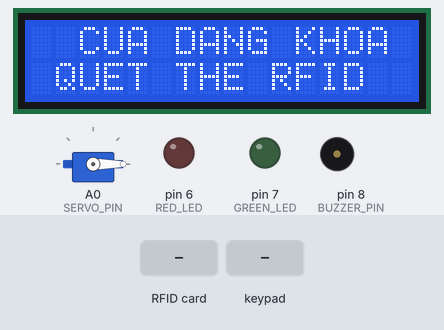
Simulated run of this sketch. Board: Arduino Uno, built with avr-gcc and run on an emulated ATmega328P. On the bench: 16×2 character LCD, servo, output pins drawn as LEDs (lit = HIGH), buzzer (waves = sounding, pin HIGH). The inputs (shaded band) are chosen by the test bench. Pins used as bus, display or sensor lines are not drawn; what the sketch prints to the serial monitor is not drawn.

Above: at 1.3 s.
1.4 s: RFID card D0 95 DB 5F held to the reader
At 3.7 s:
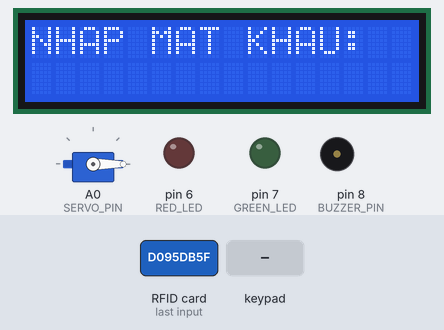
4.0 s: keypad keys 1 2 3 4 pressed 0.4 s apart
At 6.8 s:
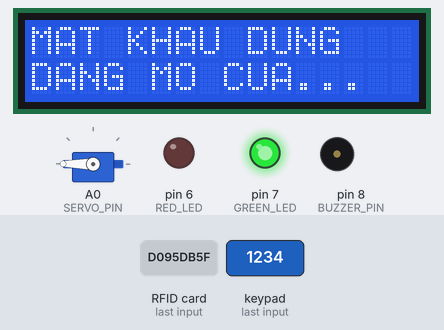
7.1 s: RFID card 5E 7A 19 C4 held to the reader
At 9.8 s:
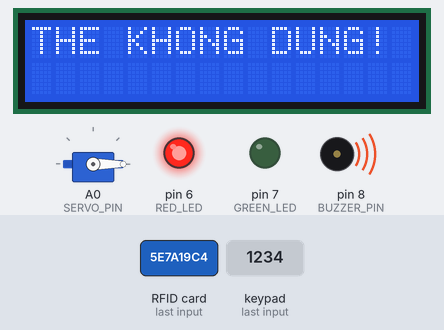
Timing chart, 0 to 12.5 s (numbered marks = the images above; inputs shaded):
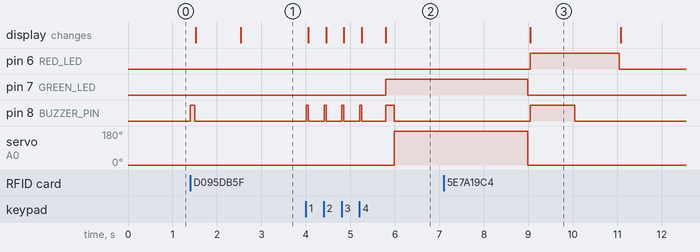

The sketch:

BLKLab_PRJ14_Cach_Lam_Khoa_Cua_RFID_Bang_Arduino.ino
```cpp
/*
 * ===================================================================================================================*
 *                                                  BANLINHKIEN.COM
 * ===================================================================================================================*
 *                                           Khóa cửa RFID sử dụng Arduino
 * Đấu nối:
 + LCD 1602 I2C:
  -SDA: nối với chân SDA của LCD
  -SCL: nối với chân SCL của LCD
 + Động cơ Servo:
  -A0: nối với dây cam của động cơ servo
 + Còi buzzer:
  -D8: nối với chân dương của còi buzzer
 + Led:
  -D6: nối với chân dương của led red
  -D7: nối với chân dương của led green
 + Keypad 4x4:
  -D5: nối với chân hàng 1 của keypad 4x4
  -D4: nối với chân hàng 2 của keypad 4x4
  -D3: nối với chân hàng 3 của keypad 4x4
  -D2: nối với chân hàng 4 của keypad 4x4
  -A3: nối với chân cột 1 của keypad 4x4
  -A2: nối với chân cột 2 của keypad 4x4
  -A1: nối với chân cột 3 của keypad 4x4
  -không sử dụng cột 4 với các ký tự A,B,C,D
 */
#include <SPI.h>              // Thư viện giao tiếp ngoại vi nối tiếp (cho RFID)
#include <MFRC522.h>          // Thư viện điều khiển module RFID RC522
#include <LiquidCrystal_I2C.h>// Thư viện điều khiển màn hình LCD qua giao tiếp I2C
#include <Keypad.h>           // Thư viện xử lý ma trận phím
#include <Servo.h>            // Thư viện điều khiển động cơ Servo

// --- ĐỊNH NGHĨA CÁC CHÂN CẮM (PIN ASSIGNMENT) ---
#define RST_PIN     9         // Chân Reset của module RFID
#define SS_PIN      10        // Chân Slave Select (SDA) của module RFID
#define SERVO_PIN   A0        // Chân điều khiển Servo (sử dụng Analog làm Digital)
#define BUZZER_PIN  8         // Chân còi báo động
#define RED_LED     6         // Chân LED đỏ (Báo lỗi/Từ chối)
#define GREEN_LED   7         // Chân LED xanh (Thành công/Mở cửa)

// --- KHỞI TẠO ĐỐI TƯỢNG (OBJECT INITIALIZATION) ---
MFRC522 mfrc522(SS_PIN, RST_PIN);     // Khởi tạo thực thể cho RFID
LiquidCrystal_I2C lcd(0x27, 16, 2);   // Địa chỉ I2C 0x27, màn hình 16 cột 2 dòng
Servo sg90;                           // Đối tượng điều khiển động cơ Servo

// --- CẤU HÌNH DỮ LIỆU BẢO MẬT ---
String tagUID = "D0 95 DB 5F";        // UID thẻ chủ (Cần thay đổi theo thẻ thực tế)
char initial_password[5] = "1234";    // Mật khẩu lưu trữ (4 ký tự + ký tự kết thúc)
char password_input[5];               // Bộ đệm lưu trữ các phím vừa nhấn
uint8_t pass_index = 0;               // Biến đếm vị trí ký tự đang nhập

// --- CẤU HÌNH MA TRẬN PHÍM (KEYPAD SETUP) ---
const byte ROWS = 4; // 4 hàng
const byte COLS = 4; // 4 cột (Lưu ý: Bạn đang khai báo 3 chân cắm ở dưới, đây là lỗi tiềm ẩn)
char keys[ROWS][COLS] = {
  {'1','2','3','A'},
  {'4','5','6','B'},
  {'7','8','9','C'},
  {'*','0','#','D'}
};
byte rowPins[ROWS] = {5, 4, 3, 2};    // Chân nối với hàng (R1, R2, R3, R4)
byte colPins[COLS] = {A3, A2, A1};    // Chân nối với cột (C1, C2, C3) - Cần 4 chân nếu dùng 4x4
Keypad keypad = Keypad(makeKeymap(keys), rowPins, colPins, ROWS, COLS);

// --- BIẾN QUẢN LÝ TRẠNG THÁI (STATE MANAGEMENT) ---
boolean RFIDMode = true;              // true: Đang chờ quét thẻ | false: Đang chờ nhập mã
boolean updateLCD = true;             // Cờ hiệu để cập nhật nội dung LCD (tránh nhấp nháy)

void setup() {
  Serial.begin(9600);                 // Khởi tạo Serial Monitor để debug
  SPI.begin();                        // Khởi tạo bus SPI
  mfrc522.PCD_Init();                 // Khởi tạo module RFID

  lcd.init();                         // Khởi tạo màn hình LCD
  lcd.backlight();                    // Bật đèn nền LCD

  sg90.attach(SERVO_PIN);             // Gắn chân điều khiển cho Servo
  sg90.write(0);                      // Thiết lập góc quay ban đầu (Cửa đóng)

  pinMode(BUZZER_PIN, OUTPUT);        // Thiết lập chân đầu ra cho Còi
  pinMode(RED_LED, OUTPUT);           // Thiết lập chân đầu ra cho LED Đỏ
  pinMode(GREEN_LED, OUTPUT);         // Thiết lập chân đầu ra cho LED Xanh

  Serial.println(F("He thong san sang...")); // F() giúp tiết kiệm bộ nhớ RAM
}

void beep(int duration) {
  digitalWrite(BUZZER_PIN, HIGH);
  delay(duration);
  digitalWrite(BUZZER_PIN, LOW);
}

void unlock() {
  lcd.clear();
  lcd.setCursor(0, 0);
  lcd.print("MAT KHAU DUNG");
  lcd.setCursor(0, 1);
  lcd.print("DANG MO CUA...");

  digitalWrite(GREEN_LED, HIGH);      // Bật LED xanh báo hiệu
  beep(200);                          // Bíp xác nhận
  sg90.write(180);                    // Quay Servo đến góc 180 độ để mở khóa
  delay(3000);                        // Giữ cửa mở trong 3 giây

  sg90.write(0);                      // Tự động đóng cửa sau khi hết thời gian
  digitalWrite(GREEN_LED, LOW);

  // Reset trạng thái về ban đầu để đón người tiếp theo
  RFIDMode = true;
  updateLCD = true;
  pass_index = 0;
}

void accessDenied(String msg) {
  lcd.clear();
  lcd.setCursor(0, 0);
  lcd.print(msg);
  digitalWrite(RED_LED, HIGH);        // Bật LED đỏ báo lỗi
  beep(1000);                         // Báo động kéo dài 1 giây
  delay(1000);
  digitalWrite(RED_LED, LOW);

  // Reset trạng thái quay lại bước quét thẻ
  RFIDMode = true;
  updateLCD = true;
  pass_index = 0;
}

void loop() {
  // --- CHẾ ĐỘ 1: QUÉT THẺ RFID ---
  if (RFIDMode) {
    if (updateLCD) {
      lcd.clear();
      lcd.print("  CUA DANG KHOA ");
      lcd.setCursor(0, 1);
      lcd.print(" QUET THE RFID  ");
      updateLCD = false;
    }

    // Kiểm tra xem có thẻ mới được đưa vào đầu đọc hay không
    if (!mfrc522.PICC_IsNewCardPresent() || !mfrc522.PICC_ReadCardSerial()) return;

    // Tiến hành đọc UID từ thẻ
    String readUID = "";
    for (byte i = 0; i < mfrc522.uid.size; i++) {
      // Định dạng HEX: Thêm số 0 nếu giá trị nhỏ hơn 16 để đủ 2 ký tự
      readUID.concat(String(mfrc522.uid.uidByte[i] < 0x10 ? "0" : ""));
      readUID.concat(String(mfrc522.uid.uidByte[i], HEX));
      if (i < mfrc522.uid.size - 1) readUID.concat(" "); // Thêm dấu cách giữa các byte
    }
    readUID.toUpperCase(); // Chuyển sang chữ hoa để so sánh

    Serial.print(F("The vua quet: "));
    Serial.println(readUID);

    // So sánh UID đọc được với UID chủ đã lưu
    if (readUID == tagUID) {
      beep(100);
      lcd.clear();
      lcd.print("THE CHINH XAC!");
      delay(1000);
      lcd.clear();
      lcd.print("NHAP MAT KHAU:");
      lcd.setCursor(0, 1);
      RFIDMode = false; // Chuyển sang chế độ nhập Keypad
    } else {
      accessDenied("THE KHONG DUNG!");
    }
  }

  // --- CHẾ ĐỘ 2: NHẬP MẬT MÃ QUA KEYPAD ---
  else {
    char key = keypad.getKey(); // Đọc phím nhấn từ Keypad

    if (key) {
      if (key == '*') { // Phím '*' dùng để xóa và nhập lại từ đầu
        pass_index = 0;
        lcd.setCursor(0, 1);
        lcd.print("                "); // Xóa sạch dòng 2 của LCD
        lcd.setCursor(0, 1);
        beep(50);
      }
      else if (pass_index < 4) { // Chỉ nhận tối đa 4 ký tự
        beep(50);
        password_input[pass_index++] = key;
        lcd.print("*"); // Hiển thị dấu sao để bảo mật mật khẩu
      }

      // Khi đã nhập đủ 4 ký tự, tiến hành kiểm tra
      if (pass_index == 4) {
        password_input[4] = '\0'; // Thêm ký tự Null để kết thúc chuỗi C-style string
        delay(500);               // Chờ một chút để người dùng thấy dấu '*' cuối cùng

        // So sánh chuỗi nhập vào với mật khẩu mặc định
        if (strcmp(password_input, initial_password) == 0) {
          unlock();               // Mở cửa
        } else {
          accessDenied("SAI MAT KHAU!"); // Báo lỗi
        }
      }
    }
  }
}
```

Measured:
- after the input at 1.4 s, pin 8 (BUZZER_PIN): LOW → HIGH at once, → LOW 0.10 s later; the display: first changes after 0.12 s (image 1 shows a later state)
- after the input at 4.0 s, pin 7 (GREEN_LED): LOW → HIGH after 1.8 s; pin 8 (BUZZER_PIN): goes 3 × (HIGH 0.05 s, LOW 0.36 s), HIGH 0.05 s, LOW 0.53 s, HIGH 0.20 s, then LOW, starting at once; servo on A0 (SERVO_PIN): 0° → 180° after 2.0 s; the display: first changes after 0.05 s (image 2 shows a later state)
- after the input at 7.1 s, pin 6 (RED_LED): LOW → HIGH after 1.9 s, → LOW 2.0 s later; pin 8 (BUZZER_PIN): LOW → HIGH after 1.9 s, → LOW 1.0 s later; the display: changes after 1.9 s (image 3)
